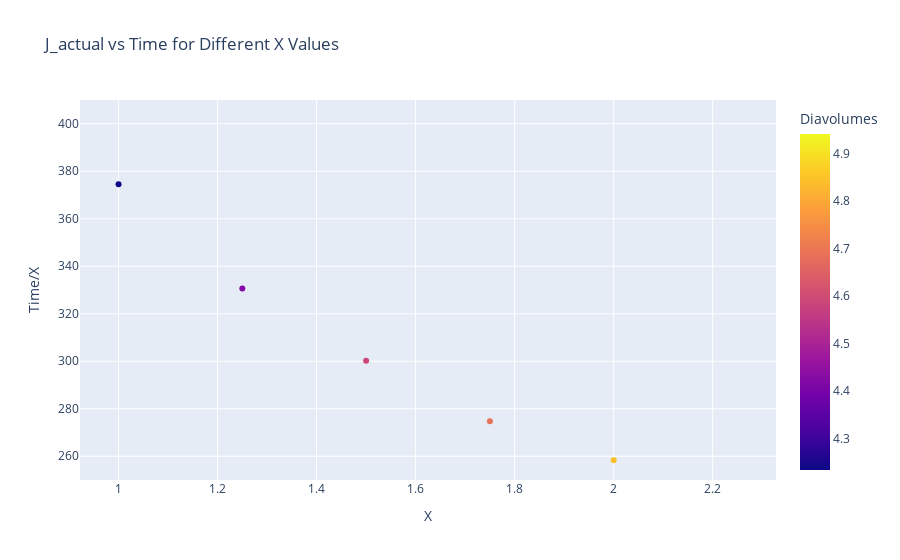

The cell this chart's notebook holds for it:
### Markdown cell above
folder = f"/Users/baochikhuc/Documents/microfiltration_model_2024/Model/Data Global Model Re = 2000"
csv_files = [f for f in os.listdir(folder) if f.endswith('.csv') and f.startswith('dynamic_simulation')]
for file in csv_files:
  file_path = os.path.join(folder, file)
  df = pd.read_csv(file_path)
  df['Diavolumes'] = df['V2'] / 85e-6
  # Save the modified dataframe back to the CSV file
  df.to_csv(file_path, index=False)

### Code cell
# Group the data by X value
grouped_data_10_60 = []
for df_name, df in dataframes_10_60.items():
    match = re.search(r"X(\d+\.\d+)", str(df_name))
    if match:
        X_value = float(match.group(1))
        J_actual_match = re.search(r"J_actual_(\d+\.\d+)", df_name)
        if J_actual_match:
            J_actual_value = float(J_actual_match.group(1))
            last_row = df.iloc[-1]
            time_value = last_row['Time (s)']
            if X_value > 1:
                time_value += 5310 *(X_value-1)  # Add 5310 seconds to the time
            grouped_data_10_60.append({
                'X': X_value,
                'Diavolumes': last_row['Diavolumes'],
                'J_actual': J_actual_value,
                'Time': time_value
            })

# Create a DataFrame from the grouped data
grouped_df_10_60 = pd.DataFrame(grouped_data_10_60)

# Create the interactive scatter plot
fig_X = px.scatter(grouped_df_10_60, x='X', y=(grouped_df_10_60['Time'] / 60 / grouped_df_10_60['X']), color='Diavolumes',
                   hover_data=['X', 'J_actual', 'Diavolumes'],
                   labels={'Time': 'Time (min)', 'J_actual': 'J (LMH)', 'y': 'Time/X'},
                   title='J_actual vs Time for Different X Values')

fig_X.update_layout(yaxis_title='Time/X', yaxis_range=[250, 410])

fig_X.show()

### Figure 1 — Plotly figure (JSON) as saved in the notebook; plotly's stock layout.template omitted (floating-point values rounded to 4 significant figures)
{"data": [{"customdata": [[10.6, 4.687], [10.6, 4.941], [10.6, 4.841], [10.6, 4.591], [10.6, 4.423], [10.6, 4.234]], "hovertemplate": "X=%{x}<br>Time/X=%{y}<br>J (LMH)=%{customdata[0]}<br>Diavolumes=%{marker.color}<extra></extra>", "legendgroup": "", "marker": {"color": [4.687, 4.941, 4.841, 4.591, 4.423, 4.234], "coloraxis": "coloraxis", "symbol": "circle"}, "mode": "markers", "name": "", "orientation": "v", "showlegend": false, "type": "scatter", "x": [1.75, 2.25, 2, 1.5, 1.25, 1], "xaxis": "x", "y": [274.8, 243.4, 258.3, 300.2, 330.6, 374.5], "yaxis": "y"}], "layout": {"coloraxis": {"colorbar": {"title": {"text": "Diavolumes"}}, "colorscale": [[0, "#0d0887"], [0.1111, "#46039f"], [0.2222, "#7201a8"], [0.3333, "#9c179e"], [0.4444, "#bd3786"], [0.5556, "#d8576b"], [0.6667, "#ed7953"], [0.7778, "#fb9f3a"], [0.8889, "#fdca26"], [1, "#f0f921"]]}, "legend": {"tracegroupgap": 0}, "title": {"text": "J_actual vs Time for Different X Values"}, "xaxis": {"anchor": "y", "domain": [0, 1], "title": {"text": "X"}}, "yaxis": {"anchor": "x", "domain": [0, 1], "range": [250, 410], "title": {"text": "Time/X"}}}}
